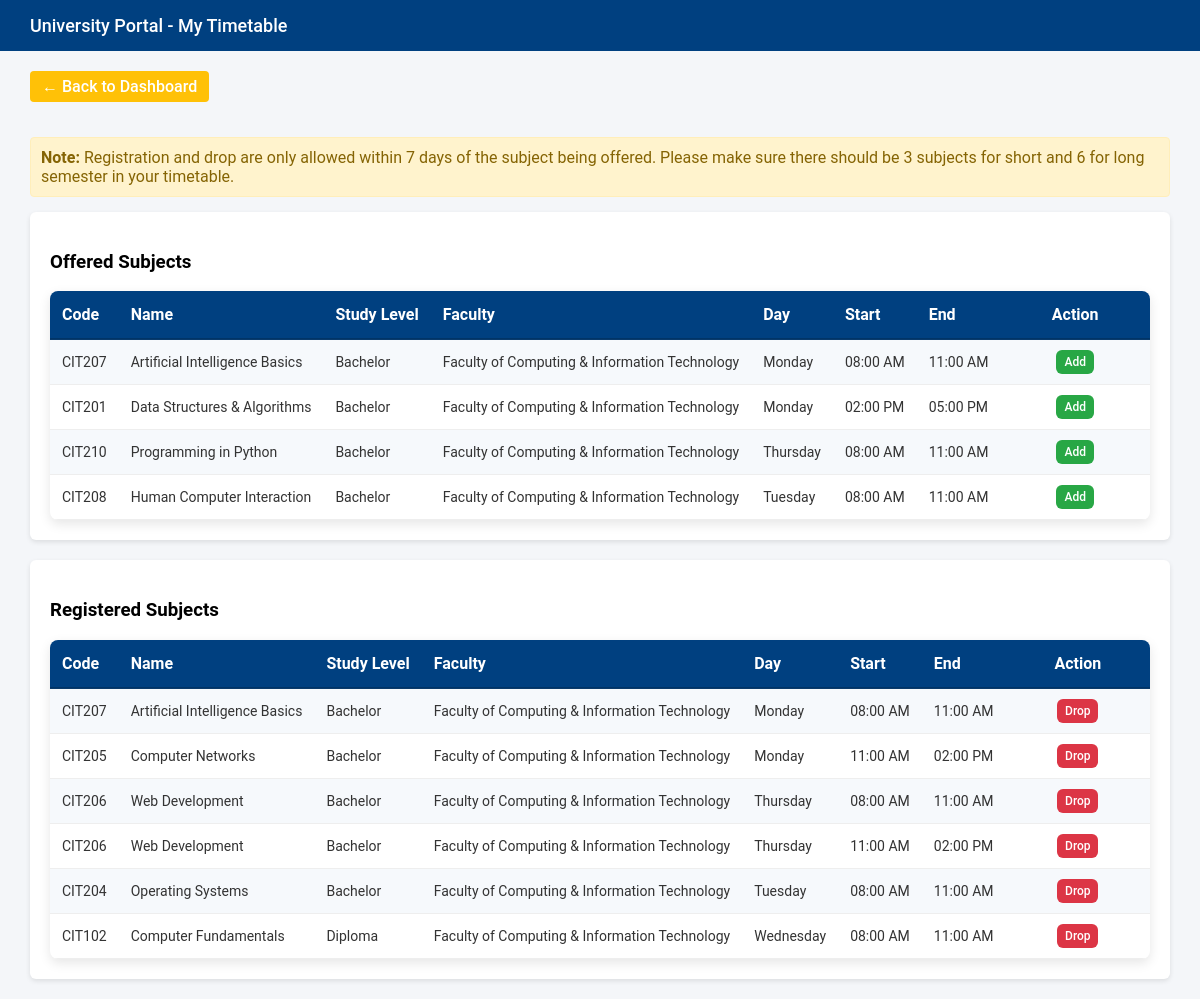
The app's page /pages/manage_timetable.php (signed in) with its own data.
### tables this page shows
CREATE TABLE `offered_subjects` (
  `id` int(11) NOT NULL,
  `subject_id` int(11) NOT NULL,
  `day` varchar(10) NOT NULL,
  `time_start` time NOT NULL,
  `time_end` time NOT NULL,
  `location` varchar(100) NOT NULL,
  `semester` varchar(50) NOT NULL,
  `study_level` varchar(50) NOT NULL,
  `capacity` int(11) NOT NULL,
  `added_date` datetime NOT NULL DEFAULT current_timestamp()
);

CREATE TABLE `subjects_master` (
  `id` int(11) NOT NULL,
  `subject_code` varchar(20) NOT NULL,
  `subject_name` varchar(255) NOT NULL,
  `faculty_id` int(11) NOT NULL,
  `study_level` varchar(50) NOT NULL
);

CREATE TABLE `faculties` (
  `id` int(11) NOT NULL,
  `name` varchar(100) NOT NULL,
  `code` varchar(20) DEFAULT NULL
);

CREATE TABLE `registrations` (
  `id` int(11) NOT NULL,
  `user_id` int(11) NOT NULL,
  `subject_id` int(11) NOT NULL,
  `registration_date` datetime NOT NULL DEFAULT current_timestamp(),
  `status` varchar(20) NOT NULL DEFAULT 'registered'
);

### pages/manage_timetable.php (the view, shortened to what this page needs)
<?php
require '../includes/db.php';
$student_id = $_SESSION['user_id'];
$stmt = $conn->prepare("SELECT faculty_id, study_level_id FROM users WHERE id=?");
$stmt->bind_param("i", $student_id);
$stmt->execute();
$student_result = $stmt->get_result()->fetch_assoc();
$study_level_id = $student_result['study_level_id'];
$level_map = [
    1 => "Diploma",
    2 => "Bachelor",
    3 => "Master"
];
$study_level = $level_map[$study_level_id];
$offered = $conn->prepare("
    SELECT os.id AS offered_id, sm.subject_name, sm.subject_code, sm.study_level, f.name AS faculty_name,
           os.day, os.time_start, os.time_end
    FROM offered_subjects os
    JOIN subjects_master sm ON os.subject_id = sm.id
    JOIN faculties f ON sm.faculty_id = f.id
    WHERE os.study_level=?
      AND os.id NOT IN (SELECT subject_id FROM registrations WHERE user_id=?)
    ORDER BY os.day, os.time_start
");
$offered->bind_param("si", $study_level, $student_id);
$offered->execute();
$offered_result = $offered->get_result();
$offered_subjects = [];
while ($row = $offered_result->fetch_assoc()) $offered_subjects[] = $row;
$registered = $conn->prepare("
    SELECT r.subject_id AS offered_id, sm.subject_name, sm.subject_code, sm.study_level, f.name AS faculty_name,
           os.day, os.time_start, os.time_end
    FROM registrations r
    JOIN offered_subjects os ON r.subject_id = os.id
    JOIN subjects_master sm ON os.subject_id = sm.id
    JOIN faculties f ON sm.faculty_id = f.id
    WHERE r.user_id = ?
    ORDER BY os.day, os.time_start
");
$registered->bind_param("i", $student_id);
$registered->execute();
$registered_result = $registered->get_result();
$registered_subjects = [];
while ($row = $registered_result->fetch_assoc()) $registered_subjects[] = $row;
?>
<!DOCTYPE html>
<html>
<head>
<link rel="stylesheet" href="../assets/css/global_tables.css">
</head>
<body>
<div class="navbar">University Portal - My Timetable</div>
<div class="container">
<div style="margin-bottom: 20px;">
    <a href="dashboard.php" class="btn btn-back">← Back to Dashboard</a>
</div>
<div style="margin-bottom: 15px; padding: 10px; background-color: #fff3cd; color: #856404; border: 1px solid #ffeeba; border-radius: 4px;">
    <strong>Note:</strong> Registration and drop are only allowed within 7 days of the subject being offered. Please make sure there should be 3 subjects for short and 6 for long semester in your timetable.
</div>
<div class="card">
<h3>Offered Subjects</h3>
<table>
<tr>
    <th>Code</th>
    <th>Name</th>
    <th>Study Level</th>
    <th>Faculty</th>
    <th>Day</th>
    <th>Start</th>
    <th>End</th>
    <th>Action</th>
</tr>
<?php if($offered_subjects): ?>
    <?php foreach($offered_subjects as $s): ?>
    <tr>
        <td><?= htmlspecialchars($s['subject_code']) ?></td>
        <td><?= htmlspecialchars($s['subject_name']) ?></td>
        <td><?= htmlspecialchars($s['study_level']) ?></td>
        <td><?= htmlspecialchars($s['faculty_name']) ?></td>
        <td><?= htmlspecialchars($s['day']) ?></td>
        <td><?= date('h:i A', strtotime($s['time_start'])) ?></td>
        <td><?= date('h:i A', strtotime($s['time_end'])) ?></td>
        <td><a class="btn-add" href="?add=<?= $s['offered_id'] ?>">Add</a></td>
    </tr>
    <?php endforeach; ?>
<?php else: ?>
<tr><td colspan="8">No offered subjects available.</td></tr>
<?php endif; ?>
</table>
</div>
<div class="card">
<h3>Registered Subjects</h3>
<table>
<tr>
    <th>Code</th>
    <th>Name</th>
    <th>Study Level</th>
    <th>Faculty</th>
    <th>Day</th>
    <th>Start</th>
    <th>End</th>
    <th>Action</th>
</tr>
<?php if($registered_subjects): ?>
    <?php foreach($registered_subjects as $s): ?>
    <tr>
        <td><?= htmlspecialchars($s['subject_code']) ?></td>
        <td><?= htmlspecialchars($s['subject_name']) ?></td>
        <td><?= htmlspecialchars($s['study_level']) ?></td>
        <td><?= htmlspecialchars($s['faculty_name']) ?></td>
        <td><?= htmlspecialchars($s['day']) ?></td>
        <td><?= date('h:i A', strtotime($s['time_start'])) ?></td>
        <td><?= date('h:i A', strtotime($s['time_end'])) ?></td>
        <td><a class="btn-drop" href="?drop=<?= $s['offered_id'] ?>">Drop</a></td>
    </tr>
    <?php endforeach; ?>
<?php else: ?>
<tr><td colspan="8">You have not registered for any subjects yet.</td></tr>
<?php endif; ?>
</table>
</div>
</div>
</body>
</html>

### assets/css/global_tables.css (style rules this page uses)
table { width: 100%; border-collapse: collapse; background-color: #ffffff; box-shadow: 0 4px 12px rgba(0, 0, 0, 0.1); border-radius: 8px; overflow: hidden; font-family: 'Roboto', sans-serif; table-layout: auto; }
table th, table td { white-space: nowrap; word-break: normal; overflow-wrap: normal; }
table th { background-color: #004080; color: #ffffff; font-weight: 700; text-align: left; padding: 14px 12px; border-bottom: 2px solid #003366f5; }
table td { padding: 12px; text-align: left; vertical-align: middle; border-bottom: 1px solid #eee; font-size: 14px; color: #333; }
table tr:nth-child(even) { background-color: #f6f9fc; }
table th:last-child, table td:last-child { width: 150px; text-align: center; white-space: nowrap; }
table td:last-child { padding: 8px 6px; }
td:last-child a, td:last-child button, td.actions a, td.actions button { display: inline-block; margin: 2px 2px; padding: 5px 8px; font-size: 12px; border: none; border-radius: 6px; text-decoration: none; font-weight: 500; transition: all 0.2s ease; vertical-align: middle; white-space: nowrap; }
.btn-add { background-color: #28a745; color: #fff !important; }

### includes/header.php (style rules this page uses)
body { opacity: 0; transition: opacity 0.2s ease-in-out; }

### pages/manage_timetable.php (style rules this page uses)
body { font-family: 'Roboto', sans-serif; background-color: #f4f6f9; margin: 0; }
.navbar { background-color: #004080; color: white; padding: 15px 30px; font-size: 18px; font-weight: 500; }
.container { width: 95%; max-width: 1200px; margin: 20px auto; }
.card { background-color: white; padding: 20px; margin-bottom: 20px; border-radius: 6px; box-shadow: 0 2px 5px rgba(0,0,0,0.1); }
.btn { padding: 6px 12px; border-radius: 4px; text-decoration: none; font-weight: 500; }
.btn-add { background-color: #28a745; color: white; }
.btn-drop { background-color: #dc3545; color: white; }
.btn-back { background-color: #ffc107; color: white; display: inline-block; margin-bottom: 15px; }

### records on screen
offered_subjects: subjects_master.subject_code "CIT207", subjects_master.subject_name "Artificial Intelligence Basics", subjects_master.study_level "Bachelor", faculties.name "Faculty of Computing & Information Technology", day "Monday", time_start "08:00 AM", time_end "11:00 AM"
offered_subjects: subjects_master.subject_code "CIT201", subjects_master.subject_name "Data Structures & Algorithms", subjects_master.study_level "Bachelor", faculties.name "Faculty of Computing & Information Technology", day "Monday", time_start "02:00 PM", time_end "05:00 PM"
offered_subjects: subjects_master.subject_code "CIT210", subjects_master.subject_name "Programming in Python", subjects_master.study_level "Bachelor", faculties.name "Faculty of Computing & Information Technology", day "Thursday", time_start "08:00 AM", time_end "11:00 AM"
offered_subjects: subjects_master.subject_code "CIT208", subjects_master.subject_name "Human Computer Interaction", subjects_master.study_level "Bachelor", faculties.name "Faculty of Computing & Information Technology", day "Tuesday", time_start "08:00 AM", time_end "11:00 AM"
registrations: subjects_master.subject_code "CIT207", subjects_master.subject_name "Artificial Intelligence Basics", subjects_master.study_level "Bachelor", faculties.name "Faculty of Computing & Information Technology", offered_subjects.day "Monday", offered_subjects.time_start "08:00 AM", offered_subjects.time_end "11:00 AM"
registrations: subjects_master.subject_code "CIT205", subjects_master.subject_name "Computer Networks", subjects_master.study_level "Bachelor", faculties.name "Faculty of Computing & Information Technology", offered_subjects.day "Monday", offered_subjects.time_start "11:00 AM", offered_subjects.time_end "02:00 PM"
registrations: subjects_master.subject_code "CIT206", subjects_master.subject_name "Web Development", subjects_master.study_level "Bachelor", faculties.name "Faculty of Computing & Information Technology", offered_subjects.day "Thursday", offered_subjects.time_start "08:00 AM", offered_subjects.time_end "11:00 AM"
registrations: subjects_master.subject_code "CIT206", subjects_master.subject_name "Web Development", subjects_master.study_level "Bachelor", faculties.name "Faculty of Computing & Information Technology", offered_subjects.day "Thursday", offered_subjects.time_start "11:00 AM", offered_subjects.time_end "02:00 PM"
registrations: subjects_master.subject_code "CIT204", subjects_master.subject_name "Operating Systems", subjects_master.study_level "Bachelor", faculties.name "Faculty of Computing & Information Technology", offered_subjects.day "Tuesday", offered_subjects.time_start "08:00 AM", offered_subjects.time_end "11:00 AM"
registrations: subjects_master.subject_code "CIT102", subjects_master.subject_name "Computer Fundamentals", subjects_master.study_level "Diploma", faculties.name "Faculty of Computing & Information Technology", offered_subjects.day "Wednesday", offered_subjects.time_start "08:00 AM", offered_subjects.time_end "11:00 AM"
